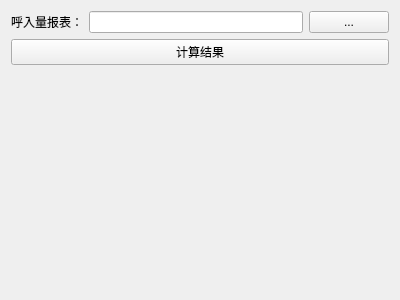
<?xml version="1.0" encoding="UTF-8"?>
<ui version="4.0">
 <class>CallsWidget</class>
 <widget class="QWidget" name="CallsWidget">
  <property name="geometry">
   <rect>
    <x>0</x>
    <y>0</y>
    <width>400</width>
    <height>300</height>
   </rect>
  </property>
  <property name="windowTitle">
   <string>Form</string>
  </property>
  <layout class="QVBoxLayout" name="verticalLayout_2">
   <item>
    <layout class="QVBoxLayout" name="verticalLayout">
     <item>
      <layout class="QHBoxLayout" name="horizontalLayout">
       <item>
        <widget class="QLabel" name="label">
         <property name="text">
          <string>呼入量报表：</string>
         </property>
        </widget>
       </item>
       <item>
        <widget class="QLineEdit" name="lineEdit_filepath"/>
       </item>
       <item>
        <widget class="QPushButton" name="pushButton_file_browse">
         <property name="text">
          <string>...</string>
         </property>
        </widget>
       </item>
      </layout>
     </item>
     <item>
      <widget class="QPushButton" name="pushButton_calc">
       <property name="text">
        <string>计算结果</string>
       </property>
      </widget>
     </item>
    </layout>
   </item>
   <item>
    <spacer name="verticalSpacer">
     <property name="orientation">
      <enum>Qt::Vertical</enum>
     </property>
     <property name="sizeHint" stdset="0">
      <size>
       <width>20</width>
       <height>217</height>
      </size>
     </property>
    </spacer>
   </item>
  </layout>
 </widget>
 <resources/>
 <connections/>
</ui>
